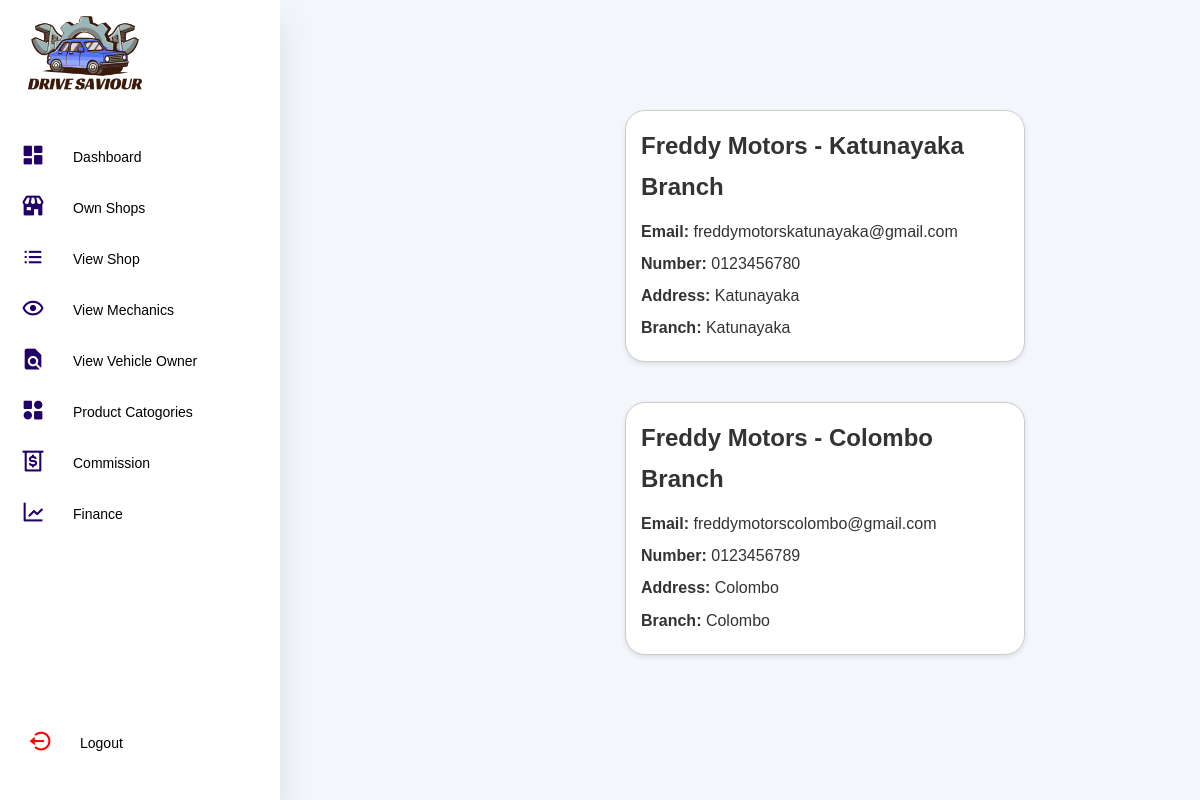
Page /admin/shop/shop.php (signed in) on the earlier database version.
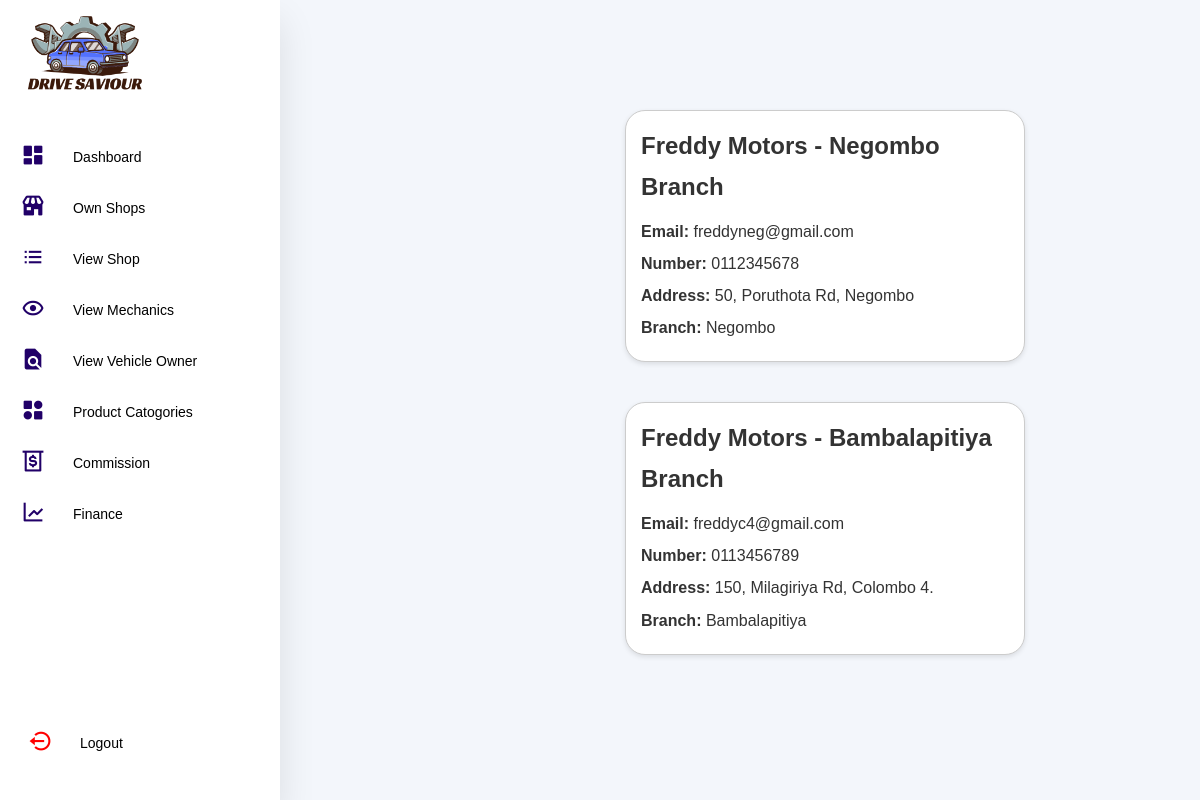
Same page on the later database version.
### tables this page shows
CREATE TABLE `shops` (
  `id` int(11) NOT NULL,
  `ownerEmail` varchar(110) NOT NULL,
  `shop_name` varchar(255) NOT NULL,
  `email` varchar(255) NOT NULL,
  `number` varchar(15) NOT NULL,
  `address` varchar(255) NOT NULL,
  `branch` varchar(100) NOT NULL
);

### admin/shop/shop.php (the view, shortened to what this page needs)
<?php
require('../navbar/navbar.php');
include_once('../../connection.php');
$loggedInOwnerEmail = $_SESSION['email'];
$shop_data = [];
if (!empty($loggedInOwnerEmail)) {
    $stmt = $conn->prepare("SELECT * FROM shops WHERE ownerEmail = ?");
    $stmt->bind_param("s", $loggedInOwnerEmail);
    $stmt->execute();
    $result = $stmt->get_result();
    if ($result) {
        while ($row = $result->fetch_assoc()) {
            $shop_data[] = $row;
        }
    } else {
        echo "No results found for the given owner email.";
    }
} else {
    echo "No logged-in owner email found.";
}
?>
<!DOCTYPE html>
<html lang="en">
<head>
    <link rel="stylesheet" href="../navbar/style.css">
    <link rel="stylesheet" href="view_shop.css">
</head>
<body>
<div class="main_container">
    <div class="shop-cards">
        <?php if (!empty($shop_data)): ?>
            <?php foreach ($shop_data as $shop): ?>
                <div class="card">
                    <h3><?= htmlspecialchars($shop['shop_name']) ?> - <?= htmlspecialchars($shop['branch']) ?> Branch</h3>
                    <p><strong>Email:</strong> <?= htmlspecialchars($shop['email']) ?></p>
                    <p><strong>Number:</strong> <?= htmlspecialchars($shop['number']) ?></p>
                    <p><strong>Address:</strong> <?= htmlspecialchars($shop['address']) ?></p>
                    <p><strong>Branch:</strong> <?= htmlspecialchars($shop['branch']) ?></p>
                </div>
            <?php endforeach; ?>
        <?php else: ?>
            <p>No shops found for the logged-in owner.</p>
        <?php endif; ?>
    </div>
</body>
</html>

Differences in the rows shown:
removed shops: shop_name "Freddy Motors", branch "Katunayaka", email "freddymotorskatunayaka@gmail.com", number "0123456780", address "Katunayaka"
removed shops: shop_name "Freddy Motors", branch "Colombo", email "freddymotorscolombo@gmail.com", number "0123456789", address "Colombo"
added shops: shop_name "Freddy Motors", branch "Negombo", email "freddyneg@gmail.com", number "0112345678", address "50, Poruthota Rd, Negombo"
added shops: shop_name "Freddy Motors", branch "Bambalapitiya", email "freddyc4@gmail.com", number "0113456789", address "150, Milagiriya Rd, Colombo 4."
